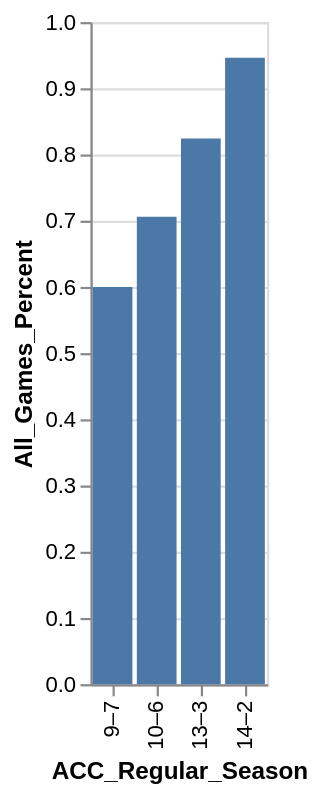

Specify this chart in Vega-Lite:
### Vega-Lite specification from a JSON file in a GitHub repository (floating-point values rounded to 4 significant figures)
{"data": {"values": [{"x_data": "9–7", "y_data": 0.6}, {"x_data": "10–6", "y_data": 0.706}, {"x_data": "13–3", "y_data": 0.824}, {"x_data": "14–2", "y_data": 0.946}]}, "mark": "bar", "encoding": {"x": {"field": "x_data", "type": "nominal", "title": "ACC_Regular_Season", "sort": {"op": "sum", "field": "y_data", "order": "ascending"}}, "y": {"field": "y_data", "type": "quantitative", "title": "All_Games_Percent"}}}
